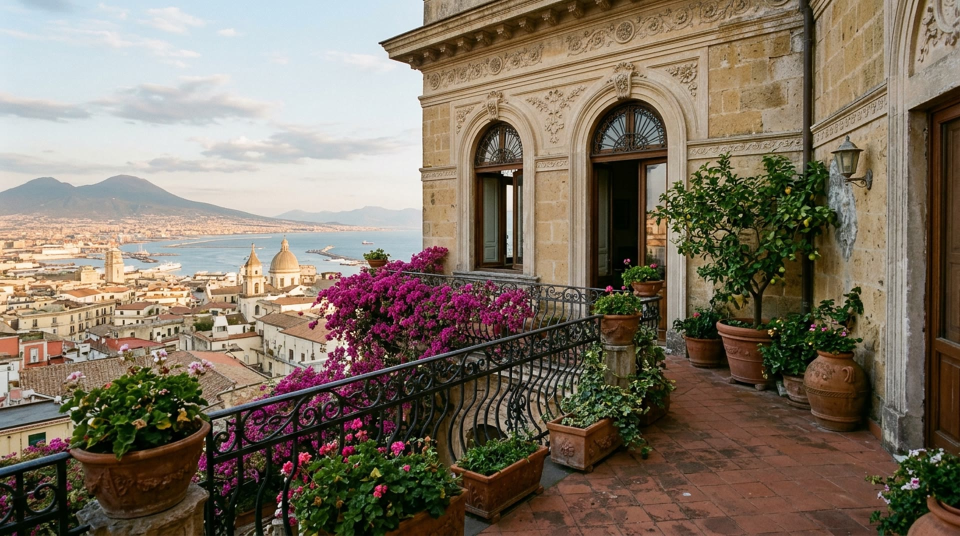
#> input picture assets/images/contatti-vomero.jpg, 1920 x 1072 px (shown at 1/2 size)
$ python make_media.py
#> lines starting #> are read from the running program, lines starting #| are printed output that depends on the picture
#!/usr/bin/env python3
"""
Versione B - preparazione dei media.

Cosa fa
  1. Converte le foto della versione A in WebP responsive (480/800/1200/1600 px)
     e scrive assets/img/manifest.json (usato da build.py per generare srcset).
  2. Ricava dal video di Napoli (cartella locale Video/, non su GitHub):
       - un fotogramma, usato come prima foto della hero (baia di Napoli dall'alto).

Come si usa (dalla cartella principale del progetto)
  python3 -I versioneB/_tools/make_media.py

Per aggiungere o sostituire una foto: metti il file in assets/images/ (o cambia
SOURCES qui sotto), rilancia lo script, poi rilancia build.py.
"""
import json
import subprocess
import sys
from pathlib import Path

from PIL import Image

ROOT = Path(__file__).resolve().parents[2]          # cartella del progetto
OUT = ROOT / "versioneB" / "assets"
IMG_OUT = OUT / "img"
SRC_IMAGES = ROOT / "assets" / "images"
SRC_VIDEO = ROOT / "Video" / "15673263-uhd_3840_2160_60fps.mp4"   # baia di Napoli dall'alto
VIDEO_START = 1.0     # secondi

# nome nel sito  <-  file sorgente in assets/images/
SOURCES = {
    "terrace":            "contatti-vomero.jpg",
    "about":              "about.jpg",
    "room-standard":      "room-deluxe.jpg",
    "room-superior":      "hero.jpg",
    "room-suite":         "room-suite.jpg",
    "colazione":          "colazione.jpg",
    "colazione-dolci":    "colazione-dolci.jpg",
    "colazione-caffe":    "colazione-caffe.jpg",
    "colazione-fresco":   "colazione-fresco.jpg",
    "napoli-spaccanapoli": "napoli-spaccanapoli.jpg",
    "napoli-lungomare":   "napoli-lungomare.jpg",
    "vomero-panorama":    "vomero.jpg",
    "vomero-santelmo":    "vomero-sant-elmo.jpg",
    "vomero-funicolare":  "vomero-funicolare.jpg",
    "vomero-scarlatti":   "vomero-scarlatti.jpg",
    "vomero-night":       "vomero-night.jpg",
}
WIDTHS = [480, 800, 1200, 1600]
QUALITY = 76


def export(img: Image.Image, name: str, quality: int = QUALITY, widths=WIDTHS):
    w, h = img.size
    sizes = [x for x in widths if x < w]
    sizes.append(w if w <= max(widths) else max(widths))
    sizes = sorted(set(sizes))
    for tw in sizes:
        th = round(h * tw / w)
        out = img if tw == w else img.resize((tw, th), Image.LANCZOS)
        out.save(IMG_OUT / f"{name}-{tw}.webp", "WEBP", quality=quality, method=6)
    return {"w": w, "h": h, "widths": sizes}


def main():
    IMG_OUT.mkdir(parents=True, exist_ok=True)
    manifest = {}

    # --- video + poster -----------------------------------------------------
    if SRC_VIDEO.exists():
        frame = Path("/tmp/versioneB_hero_frame.png")
        subprocess.run(
            ["ffmpeg", "-v", "error", "-y", "-ss", str(VIDEO_START), "-i", str(SRC_VIDEO),
             "-frames:v", "1", "-vf", "scale=1920:-2", str(frame)], check=True)
        manifest["hero"] = export(Image.open(frame).convert("RGB"), "hero", quality=80,
                                  widths=[480, 800, 1280, 1920])
    else:
        print("ATTENZIONE: video sorgente non trovato, la foto hero non è stata rigenerata:", SRC_VIDEO)
        old = IMG_OUT / "manifest.json"
        if old.exists():
            manifest.update({k: v for k, v in json.loads(old.read_text()).items() if k == "hero"})

    # --- foto ---------------------------------------------------------------
    for name, filename in SOURCES.items():
        src = SRC_IMAGES / filename
        if not src.exists():
            print("manca:", src)
            continue
        manifest[name] = export(Image.open(src).convert("RGB"), name)
#> in export, `w, h = img.size`: w = 1920; h = 1072
#> in export, `sizes = [x for x in widths if x < w]`: sizes = [480, 800, 1200, 1600]
#> the loop in export, `for tw in sizes:` made 4 passes
#> (tw, th) on passes 1 to 4: (480, 268), (800, 447), (1200, 670), (1600, 893)
#> pass 1, in export, `out = img if tw == w else img.resize((tw, th), Image.LANCZOS)`:
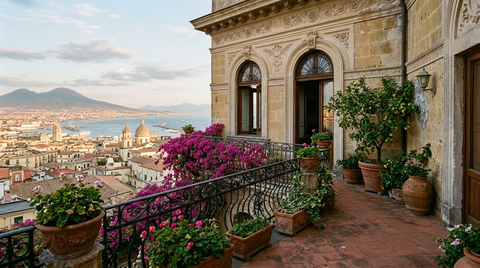
#> out: PIL image 480x268 RGB; mean R, G, B 125.7, 113.4, 97.9
#> pass 2, in export, `out = img if tw == w else img.resize((tw, th), Image.LANCZOS)`:
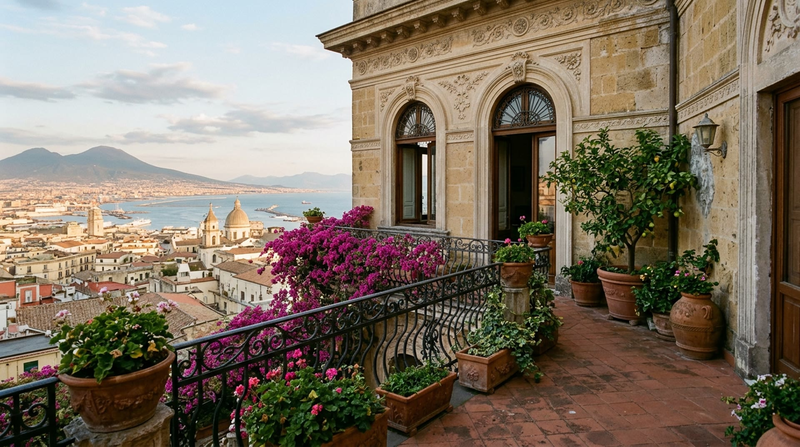
#> out: PIL image 800x447 RGB; mean R, G, B 125.7, 113.4, 97.9
#> pass 3, in export, `out = img if tw == w else img.resize((tw, th), Image.LANCZOS)`:
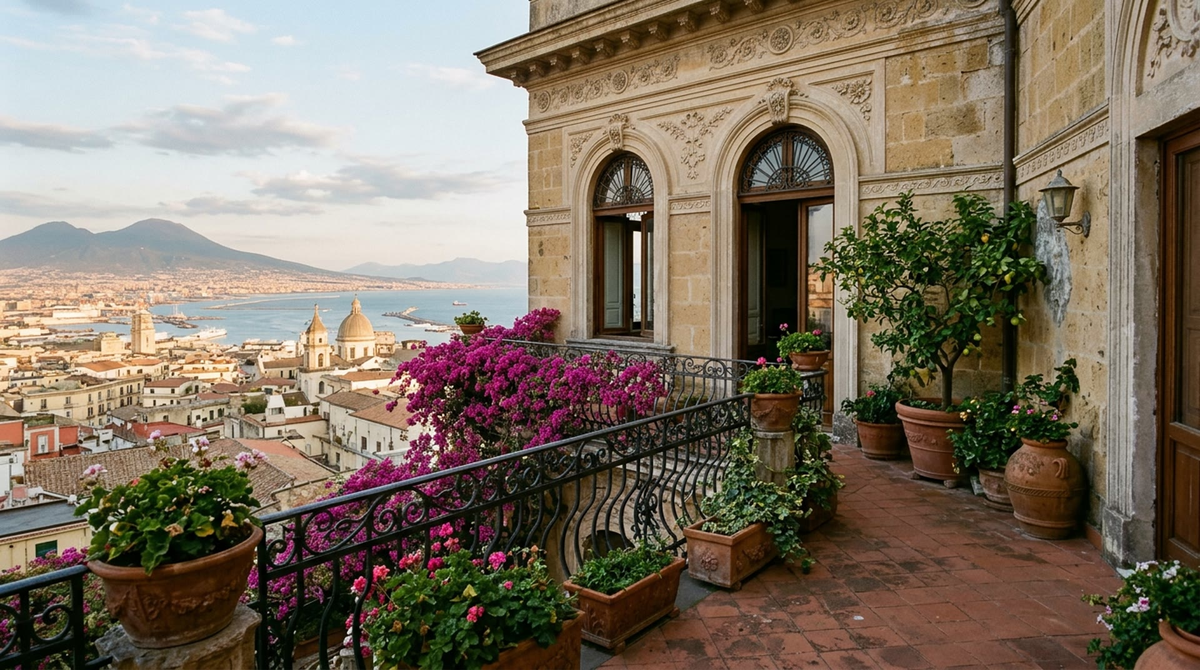
#> out: PIL image 1200x670 RGB; mean R, G, B 125.7, 113.4, 97.9
#> pass 2 of the loop in main, `for name, filename in SOURCES.items():`:
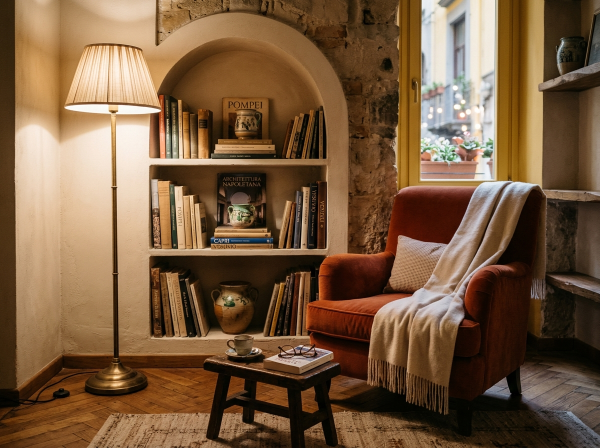
#> input picture assets/images/about.jpg, 1200 x 896 px (shown at 1/2 size)
#> w = 1200; h = 896
#> in export (call 2), `sizes = [x for x in widths if x < w]`: sizes = [480, 800]
#> in export (call 2), `sizes = sorted(set(sizes))`: sizes = [480, 800, 1200]
#> the loop in export (call 2), `for tw in sizes:` made 3 passes
#> (tw, th) on passes 1 to 3: (480, 358), (800, 597), (1200, 896)
#> pass 1, in export (call 2), `out = img if tw == w else img.resize((tw, th), Image.LANCZOS)`:
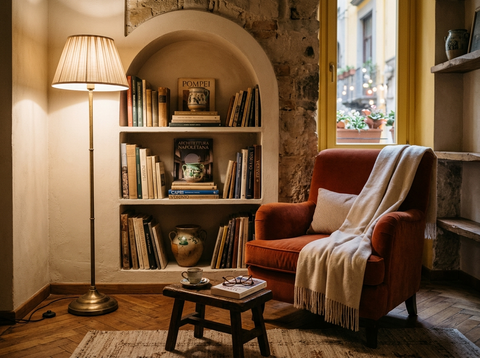
#> out: PIL image 480x358 RGB; mean R, G, B 120.1, 90.6, 62.9
#> pass 2, in export (call 2), `out = img if tw == w else img.resize((tw, th), Image.LANCZOS)`:
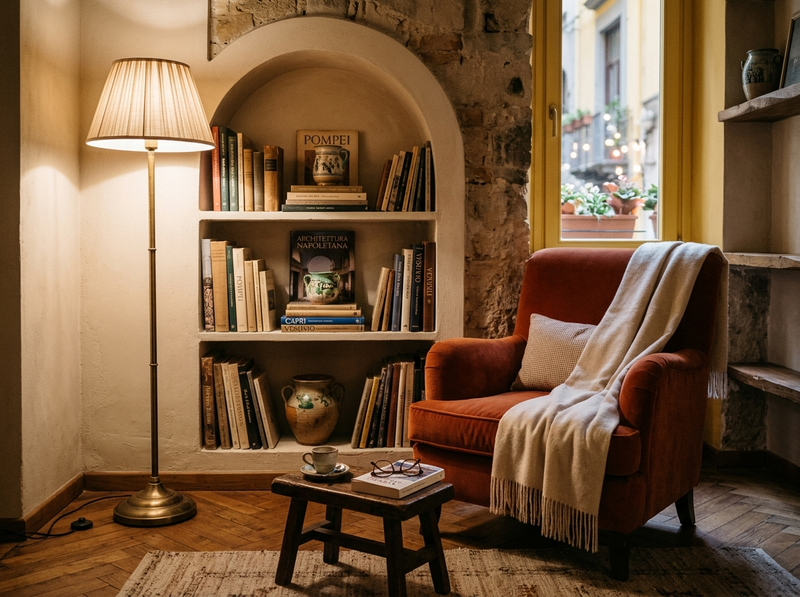
#> out: PIL image 800x597 RGB; mean R, G, B 120.1, 90.6, 62.9
#> in export, out is the input picture: PIL image 1200x896 RGB; mean R, G, B 120.1, 90.6, 62.9
#> pass 3 of the loop in main, `for name, filename in SOURCES.items():`:
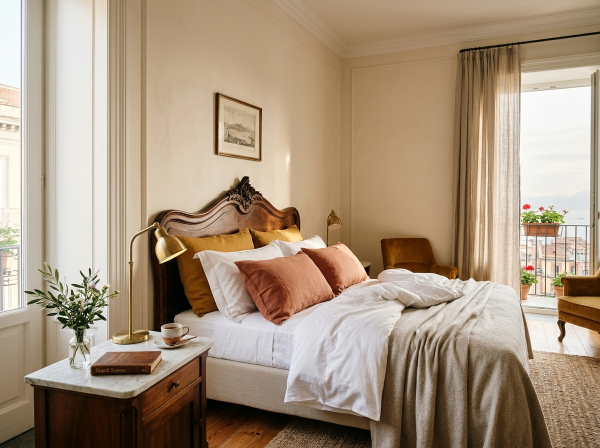
#> input picture assets/images/room-deluxe.jpg, 1200 x 896 px (shown at 1/2 size)
#> in export (call 3), `sizes = [x for x in widths if x < w]`: sizes = [480, 800]
#> in export (call 3), `sizes = sorted(set(sizes))`: sizes = [480, 800, 1200]
#> the loop in export (call 3), `for tw in sizes:` made 3 passes
#> pass 1, in export (call 3), `out = img if tw == w else img.resize((tw, th), Image.LANCZOS)`:
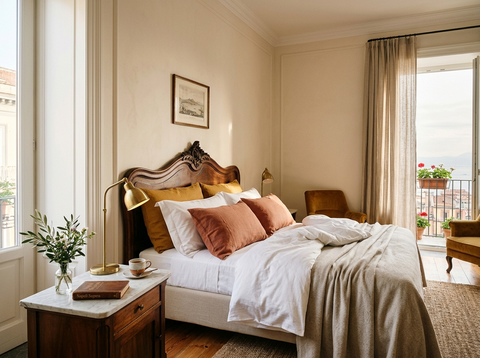
#> out: PIL image 480x358 RGB; mean R, G, B 168.2, 147.9, 126.2
#> in export, out is the input picture: PIL image 1200x896 RGB; mean R, G, B 168.2, 147.9, 126.1
#> the loop made 16 passes; the first 3 are shown

    (IMG_OUT / "manifest.json").write_text(json.dumps(manifest, indent=1))
    total = sum(p.stat().st_size for p in IMG_OUT.glob("*.webp"))
    print(f"{len(manifest)} immagini, {len(list(IMG_OUT.glob('*.webp')))} file, {total/1e6:.1f} MB totali")
#| 8 immagini, 0 file, 0.0 MB totali


if __name__ == "__main__":
    sys.exit(main())
#> (the program exits here)
